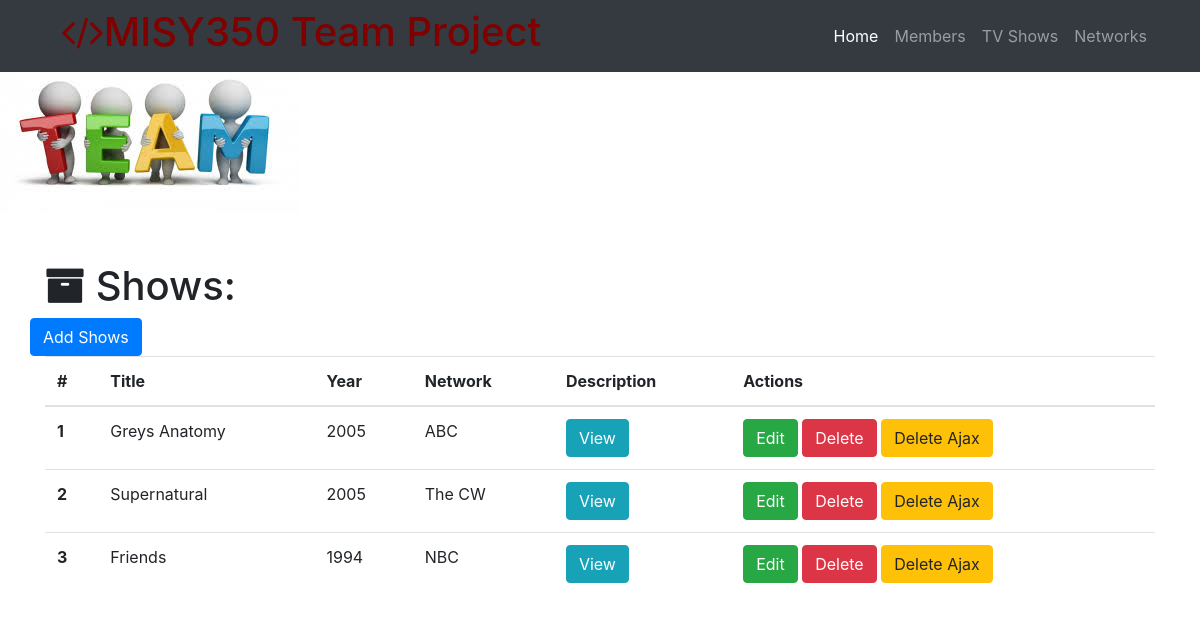
/shows, run on the app's committed database.
### project.py (models this page shows)
class Show(db.Model):
    __tablename__ = 'shows'
    id = db.Column(db.Integer, primary_key=True)
    title = db.Column(db.String(256))
    year = db.Column(db.Integer)
    description = db.Column(db.Text)
    network_id = db.Column(db.Integer, db.ForeignKey('networks.id'))

class Network(db.Model):
    __tablename__ = 'networks'
    id = db.Column(db.Integer, primary_key=True)
    name = db.Column(db.String(64))
    description = db.Column(db.Text)
    shows = db.relationship('Show', backref='network', cascade='delete')

### project.py (the view)
@app.route('/shows')
def shows_page():
    shows = Show.query.all()
    return render_template('tvshow-all.html', shows=shows)

### templates/tvshow-all.html (shortened to what this page needs)
{% extends "home-page.html"%}
{% block page_content%}
  <div class="container">
    <h1 class="mt-5"><i class="fa fa-archive" aria-hidden="true"></i> Shows:</h1>
    <div class="row bottom-margin">
      <a href="/tvshow/add" class="btn btn-primary" role="button" aria-disabled="true">Add Shows</a>
    </div>
    {% if shows %}
      <table class="table">
        <thead>
          <tr>
            <th>#</th>
            <th>Title</th>
            <th>Year</th>
            <th>Network</th>
            <th>Description</th>
            <th>Actions</th>
          </tr>
        </thead>
        <tbody>
          {% for show in shows %}
          <tr>
              <th scope="row">{{show.id}}</th>
              <td>{{show.title}}</td>
              <td>{{show.year}}</td>
              <td>{{show.network.name}}</td>
              <td>
              <button type="button" class="btn btn-info" data-toggle="modal" data-target="#{{show.id}}">
                View
              </button>
            </td>
              <td>
              <a href="/tvshow/edit/{{show.id}}" class="btn btn-success" role="button">Edit</a>
              <a href="/tvshow/delete/{{show.id}}" class="btn btn-danger" role="button" aria-disabled="true">Delete</a>
              <button class="btn btn-warning delete_ajax_btn" role="button" data-show-id="{{show.id}}">Delete Ajax</button>
              </td>
          </tr>
          {% endfor%}
        </tbody>
      </table>
    {% else %}
      <h3>There are no tvshows in the database yet.</h3>
    {% endif %}
  </div>
{% endblock%}

### data on the page
Show: id "1", title "Greys Anatomy", year "2005", network.name "ABC"
Show: id "2", title "Supernatural", year "2005", network.name "The CW"
Show: id "3", title "Friends", year "1994", network.name "NBC"
